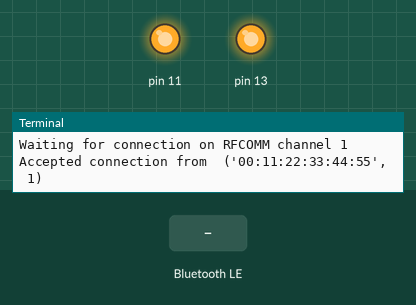
Recording of a program running on a simulated Raspberry Pi (header pin numbers). On the bench: output pins drawn as LEDs (lit = HIGH), the last lines printed to the terminal. Inputs (shaded band) come from the test bench. A phone connects over Bluetooth after 1 s. At 1.3 s the program stops and its outputs stay as they are.

Above: at 1.2 s.
1.3 s: "test1" written over Bluetooth
At 2.1 s:
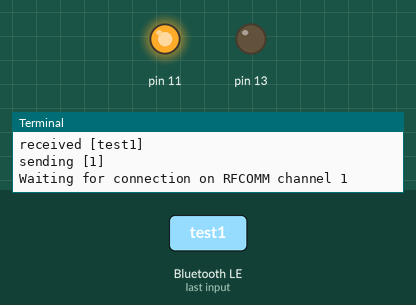
Timing chart, 0 to 2.8 s (numbered marks = the images above; inputs shaded):
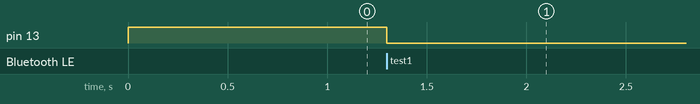

Measured:
- after the input at 1.3 s, pin 13: HIGH → LOW at once

The program:

ubru_bluetooth.py
```python
#!/usr/bin/env python
import os
import glob
import time
import RPi.GPIO as GPIO
from bluetooth import *

GPIO.setmode(GPIO.BOARD) 	# board pin numbering
GPIO.setup(11, GPIO.OUT) 	# GPIO 0 == pin 11
GPIO.setup(13, GPIO.OUT) 	# GPIO 2 == pin 13

# Initialize
GPIO.output(11, True)		# Set Pin 11 to 0V
GPIO.output(13, True)		# Set Pin 13 to 0V


# Open Bluetooth connection on rfcomm0
server_sock=BluetoothSocket( RFCOMM )
server_sock.bind(("",PORT_ANY))
server_sock.listen(1)

port = server_sock.getsockname()[1]

uuid = "94f39d29-7d6d-437d-973b-fba39e492929" 	# Identical to UUID in Android Application

advertise_service( server_sock, "UbruPiServer",
                   service_id = uuid,
                   service_classes = [ uuid, SERIAL_PORT_CLASS ],
                   profiles = [ SERIAL_PORT_PROFILE ],
#                   protocols = [ OBEX_UUID ]
                    )


while True:
	print "Waiting for connection on RFCOMM channel %d" % port

	client_sock, client_info = server_sock.accept()
	print "Accepted connection from ", client_info
	try:
		# Read data from Android app
		data = client_sock.recv(1024)
	    #if len(data) == 0: break
		print "received [%s]" % data
		# Button 1 was pressed
		if data == 'test1':
			data = 'Test 1: Pin 11!'
			data = '1'
			GPIO.output(11, True)
			GPIO.output(13, False)
		# Button 2 was pressed
		elif data == 'test2':
			data = 'Test 2: Pin 13!'
			data = '2'
			GPIO.output(11, False)
			GPIO.output(13, True)
		# Failed data transfer
		else:
			data = 'Fail!'
			GPIO.output(11, False)
			GPIO.output(13, False)

		# Send data from Arduino back to Android app
		client_sock.send(data)
		print "sending [%s]" % data


	except IOError:
		pass

	except KeyboardInterrupt:

		print "disconnected"

		client_sock.close()
		server_sock.close()
		ser.close()
		print "all done"

		break
```
